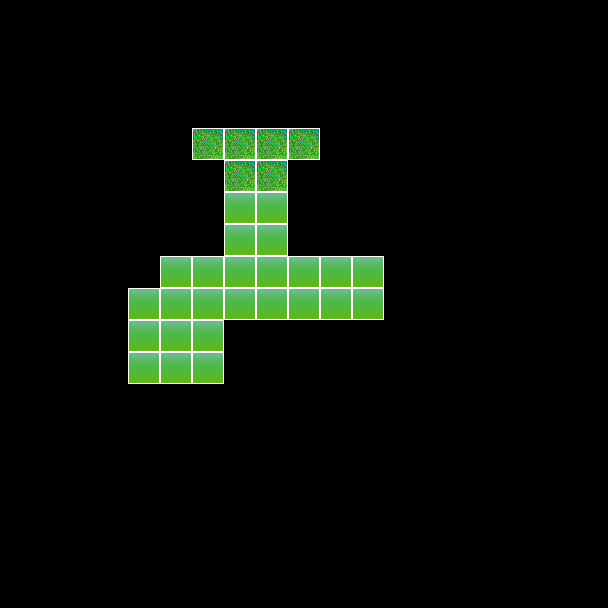

The image is a tile-based game level rendered from a .tmx file. Its description and source (layers, tilesets, objects; grid data summarised) follow:
An orthogonal 19x19 tile map with 32x32 px tiles, 1 tile layer (Map Layer) and 7 objects (6x package, player).

<map version="1.0" orientation="orthogonal" width="19" height="19" tilewidth="32" tileheight="32">
 <tileset firstgid="1" name="basic" tilewidth="32" tileheight="32">
  <image source="../images/tiles.png" width="64" height="32" />
 </tileset>
 <layer name="Map Layer" width="19" height="19">
  <data>[361 cells, 31 non-empty, 2 distinct tile ids]</data>
 </layer>
 <objectgroup name="Objects" width="19" height="19">
  <object name="player" type="player" x="224" y="224" width="32" height="32" />
  <object name="package" type="package" x="224" y="191" width="32" height="32" />
  <object name="package" type="package" x="255" y="191" width="32" height="32" />
  <object name="package" type="package" x="224" y="256" width="32" height="32" />
  <object name="package" type="package" x="256" y="256" width="32" height="32" />
  <object name="package" type="package" x="287" y="256" width="32" height="32" />
  <object name="package" type="package" x="159" y="319" width="32" height="32" />
 </objectgroup>
</map>